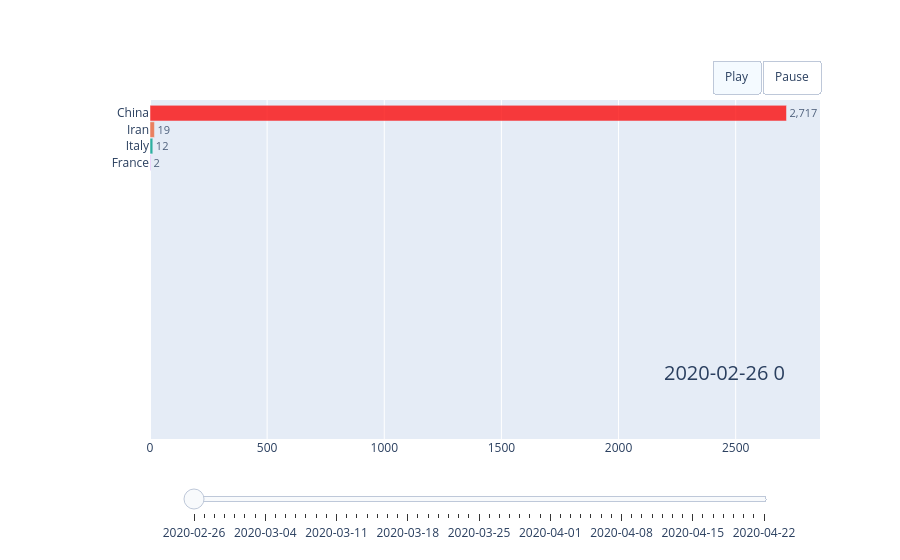

This figure's notebook cell:
### Code cell
import bar_chart_race_modified.bar_chart_race as bcr
import pandas as pd
df = pd.read_csv('./bar_chart_race_modified/data/covid19.csv', index_col='date', parse_dates=True)
bcr = bcr.bar_chart_race_plotly(df, orientation='h', period_length=500)
bcr.make_animation()

### Figure 1 — Plotly figure (JSON) as saved in the notebook; plotly's stock layout.template omitted (floating-point values rounded to 4 significant figures)
{"data": [{"cliponaxis": false, "hovertemplate": "%{y} - %{x:,.0f}<extra></extra>", "insidetextfont": {"size": 12}, "marker": {"color": ["#2E91E5", "#E15F99", "#1CA71C", "#FB0D0D", "#DA16FF", "#222A2A", "#B68100", "#750D86", "#EB663B", "#511CFB", "#00A08B", "#FB00D1", "#FC0080", "#B2828D", "#6C7C32", "#778AAE", "#862A16", "#A777F1", "#620042", "#1616A7"]}, "opacity": 0.8, "orientation": "h", "outsidetextfont": {"size": 12}, "textposition": "outside", "texttemplate": "%{x:,.0f}", "type": "bar", "width": 0.95, "x": [NaN, NaN, NaN, 2717.0, 2.0, NaN, NaN, NaN, 19.0, NaN, 12.0, NaN, NaN, NaN, NaN, NaN, NaN, NaN, NaN, NaN], "y": [NaN, NaN, NaN, 20.0, 17.0, NaN, NaN, NaN, 19.0, NaN, 18.0, NaN, NaN, NaN, NaN, NaN, NaN, NaN, NaN, NaN]}], "layout": {"annotations": [{"font": {"size": 20}, "showarrow": false, "text": "2020-02-26 0", "x": 0.95, "xanchor": "right", "xref": "paper", "y": 0.15, "yref": "paper"}], "margin": {"l": 150}, "showlegend": false, "sliders": [{"active": 0, "currentvalue": {"visible": false}, "len": 0.88, "pad": {"b": 10, "t": 50}, "steps": [{"args": [[0], {"frame": {"duration": 50, "redraw": false}, "fromcurrent": true, "mode": "immediate", "transition": {"duration": 50}}], "label": "2020-02-26", "method": "animate"}, {"args": [[10], {"frame": {"duration": 50, "redraw": false}, "fromcurrent": true, "mode": "immediate", "transition": {"duration": 50}}], "label": "2020-02-27", "method": "animate"}, {"args": [[20], {"frame": {"duration": 50, "redraw": false}, "fromcurrent": true, "mode": "immediate", "transition": {"duration": 50}}], "label": "2020-02-28", "method": "animate"}, {"args": [[30], {"frame": {"duration": 50, "redraw": false}, "fromcurrent": true, "mode": "immediate", "transition": {"duration": 50}}], "label": "2020-02-29", "method": "animate"}, {"args": [[40], {"frame": {"duration": 50, "redraw": false}, "fromcurrent": true, "mode": "immediate", "transition": {"duration": 50}}], "label": "2020-03-01", "method": "animate"}, {"args": [[50], {"frame": {"duration": 50, "redraw": false}, "fromcurrent": true, "mode": "immediate", "transition": {"duration": 50}}], "label": "2020-03-02", "method": "animate"}, {"args": [[60], {"frame": {"duration": 50, "redraw": false}, "fromcurrent": true, "mode": "immediate", "transition": {"duration": 50}}], "label": "2020-03-03", "method": "animate"}, {"args": [[70], {"frame": {"duration": 50, "redraw": false}, "fromcurrent": true, "mode": "immediate", "transition": {"duration": 50}}], "label": "2020-03-04", "method": "animate"}, {"args": [[80], {"frame": {"duration": 50, "redraw": false}, "fromcurrent": true, "mode": "immediate", "transition": {"duration": 50}}], "label": "2020-03-05", "method": "animate"}, {"args": [[90], {"frame": {"duration": 50, "redraw": false}, "fromcurrent": true, "mode": "immediate", "transition": {"duration": 50}}], "label": "2020-03-06", "method": "animate"}, {"args": [[100], {"frame": {"duration": 50, "redraw": false}, "fromcurrent": true, "mode": "immediate", "transition": {"duration": 50}}], "label": "2020-03-07", "method": "animate"}, {"args": [[110], {"frame": {"duration": 50, "redraw": false}, "fromcurrent": true, "mode": "immediate", "transition": {"duration": 50}}], "label": "2020-03-08", "method": "animate"}, {"args": [[120], {"frame": {"duration": 50, "redraw": false}, "fromcurrent": true, "mode": "immediate", "transition": {"duration": 50}}], "label": "2020-03-09", "method": "animate"}, {"args": [[130], {"frame": {"duration": 50, "redraw": false}, "fromcurrent": true, "mode": "immediate", "transition": {"duration": 50}}], "label": "2020-03-10", "method": "animate"}, {"args": [[140], {"frame": {"duration": 50, "redraw": false}, "fromcurrent": true, "mode": "immediate", "transition": {"duration": 50}}], "label": "2020-03-11", "method": "animate"}, {"args": [[150], {"frame": {"duration": 50, "redraw": false}, "fromcurrent": true, "mode": "immediate", "transition": {"duration": 50}}], "label": "2020-03-12", "method": "animate"}, {"args": [[160], {"frame": {"duration": 50, "redraw": false}, "fromcurrent": true, "mode": "immediate", "transition": {"duration": 50}}], "label": "2020-03-13", "method": "animate"}, {"args": [[170], {"frame": {"duration": 50, "redraw": false}, "fromcurrent": true, "mode": "immediate", "transition": {"duration": 50}}], "label": "2020-03-14", "method": "animate"}, {"args": [[180], {"frame": {"duration": 50, "redraw": false}, "fromcurrent": true, "mode": "immediate", "transition": {"duration": 50}}], "label": "2020-03-15", "method": "animate"}, {"args": [[190], {"frame": {"duration": 50, "redraw": false}, "fromcurrent": true, "mode": "immediate", "transition": {"duration": 50}}], "label": "2020-03-16", "method": "animate"}, {"args": [[200], {"frame": {"duration": 50, "redraw": false}, "fromcurrent": true, "mode": "immediate", "transition": {"duration": 50}}], "label": "2020-03-17", "method": "animate"}, {"args": [[210], {"frame": {"duration": 50, "redraw": false}, "fromcurrent": true, "mode": "immediate", "transition": {"duration": 50}}], "label": "2020-03-18", "method": "animate"}, {"args": [[220], {"frame": {"duration": 50, "redraw": false}, "fromcurrent": true, "mode": "immediate", "transition": {"duration": 50}}], "label": "2020-03-19", "method": "animate"}, {"args": [[230], {"frame": {"duration": 50, "redraw": false}, "fromcurrent": true, "mode": "immediate", "transition": {"duration": 50}}], "label": "2020-03-20", "method": "animate"}, {"args": [[240], {"frame": {"duration": 50, "redraw": false}, "fromcurrent": true, "mode": "immediate", "transition": {"duration": 50}}], "label": "2020-03-21", "method": "animate"}, {"args": [[250], {"frame": {"duration": 50, "redraw": false}, "fromcurrent": true, "mode": "immediate", "transition": {"duration": 50}}], "label": "2020-03-22", "method": "animate"}, {"args": [[260], {"frame": {"duration": 50, "redraw": false}, "fromcurrent": true, "mode": "immediate", "transition": {"duration": 50}}], "label": "2020-03-23", "method": "animate"}, {"args": [[270], {"frame": {"duration": 50, "redraw": false}, "fromcurrent": true, "mode": "immediate", "transition": {"duration": 50}}], "label": "2020-03-24", "method": "animate"}, {"args": [[280], {"frame": {"duration": 50, "redraw": false}, "fromcurrent": true, "mode": "immediate", "transition": {"duration": 50}}], "label": "2020-03-25", "method": "animate"}, {"args": [[290], {"frame": {"duration": 50, "redraw": false}, "fromcurrent": true, "mode": "immediate", "transition": {"duration": 50}}], "label": "2020-03-26", "method": "animate"}, {"args": [[300], {"frame": {"duration": 50, "redraw": false}, "fromcurrent": true, "mode": "immediate", "transition": {"duration": 50}}], "label": "2020-03-27", "method": "animate"}, {"args": [[310], {"frame": {"duration": 50, "redraw": false}, "fromcurrent": true, "mode": "immediate", "transition": {"duration": 50}}], "label": "2020-03-28", "method": "animate"}, {"args": [[320], {"frame": {"duration": 50, "redraw": false}, "fromcurrent": true, "mode": "immediate", "transition": {"duration": 50}}], "label": "2020-03-29", "method": "animate"}, {"args": [[330], {"frame": {"duration": 50, "redraw": false}, "fromcurrent": true, "mode": "immediate", "transition": {"duration": 50}}], "label": "2020-03-30", "method": "animate"}, {"args": [[340], {"frame": {"duration": 50, "redraw": false}, "fromcurrent": true, "mode": "immediate", "transition": {"duration": 50}}], "label": "2020-03-31", "method": "animate"}, {"args": [[350], {"frame": {"duration": 50, "redraw": false}, "fromcurrent": true, "mode": "immediate", "transition": {"duration": 50}}], "label": "2020-04-01", "method": "animate"}, {"args": [[360], {"frame": {"duration": 50, "redraw": false}, "fromcurrent": true, "mode": "immediate", "transition": {"duration": 50}}], "label": "2020-04-02", "method": "animate"}, {"args": [[370], {"frame": {"duration": 50, "redraw": false}, "fromcurrent": true, "mode": "immediate", "transition": {"duration": 50}}], "label": "2020-04-03", "method": "animate"}, {"args": [[380], {"frame": {"duration": 50, "redraw": false}, "fromcurrent": true, "mode": "immediate", "transition": {"duration": 50}}], "label": "2020-04-04", "method": "animate"}, {"args": [[390], {"frame": {"duration": 50, "redraw": false}, "fromcurrent": true, "mode": "immediate", "transition": {"duration": 50}}], "label": "2020-04-05", "method": "animate"}, {"args": [[400], {"frame": {"duration": 50, "redraw": false}, "fromcurrent": true, "mode": "immediate", "transition": {"duration": 50}}], "label": "2020-04-06", "method": "animate"}, {"args": [[410], {"frame": {"duration": 50, "redraw": false}, "fromcurrent": true, "mode": "immediate", "transition": {"duration": 50}}], "label": "2020-04-07", "method": "animate"}, {"args": [[420], {"frame": {"duration": 50, "redraw": false}, "fromcurrent": true, "mode": "immediate", "transition": {"duration": 50}}], "label": "2020-04-08", "method": "animate"}, {"args": [[430], {"frame": {"duration": 50, "redraw": false}, "fromcurrent": true, "mode": "immediate", "transition": {"duration": 50}}], "label": "2020-04-09", "method": "animate"}, {"args": [[440], {"frame": {"duration": 50, "redraw": false}, "fromcurrent": true, "mode": "immediate", "transition": {"duration": 50}}], "label": "2020-04-10", "method": "animate"}, {"args": [[450], {"frame": {"duration": 50, "redraw": false}, "fromcurrent": true, "mode": "immediate", "transition": {"duration": 50}}], "label": "2020-04-11", "method": "animate"}, {"args": [[460], {"frame": {"duration": 50, "redraw": false}, "fromcurrent": true, "mode": "immediate", "transition": {"duration": 50}}], "label": "2020-04-12", "method": "animate"}, {"args": [[470], {"frame": {"duration": 50, "redraw": false}, "fromcurrent": true, "mode": "immediate", "transition": {"duration": 50}}], "label": "2020-04-13", "method": "animate"}, {"args": [[480], {"frame": {"duration": 50, "redraw": false}, "fromcurrent": true, "mode": "immediate", "transition": {"duration": 50}}], "label": "2020-04-14", "method": "animate"}, {"args": [[490], {"frame": {"duration": 50, "redraw": false}, "fromcurrent": true, "mode": "immediate", "transition": {"duration": 50}}], "label": "2020-04-15", "method": "animate"}, {"args": [[500], {"frame": {"duration": 50, "redraw": false}, "fromcurrent": true, "mode": "immediate", "transition": {"duration": 50}}], "label": "2020-04-16", "method": "animate"}, {"args": [[510], {"frame": {"duration": 50, "redraw": false}, "fromcurrent": true, "mode": "immediate", "transition": {"duration": 50}}], "label": "2020-04-17", "method": "animate"}, {"args": [[520], {"frame": {"duration": 50, "redraw": false}, "fromcurrent": true, "mode": "immediate", "transition": {"duration": 50}}], "label": "2020-04-18", "method": "animate"}, {"args": [[530], {"frame": {"duration": 50, "redraw": false}, "fromcurrent": true, "mode": "immediate", "transition": {"duration": 50}}], "label": "2020-04-19", "method": "animate"}, {"args": [[540], {"frame": {"duration": 50, "redraw": false}, "fromcurrent": true, "mode": "immediate", "transition": {"duration": 50}}], "label": "2020-04-20", "method": "animate"}, {"args": [[550], {"frame": {"duration": 50, "redraw": false}, "fromcurrent": true, "mode": "immediate", "transition": {"duration": 50}}], "label": "2020-04-21", "method": "animate"}, {"args": [[560], {"frame": {"duration": 50, "redraw": false}, "fromcurrent": true, "mode": "immediate", "transition": {"duration": 50}}], "label": "2020-04-22", "method": "animate"}], "transition": {"duration": 50, "easing": "cubic-in-out"}, "x": 0.05, "xanchor": "left", "y": 0, "yanchor": "top"}], "updatemenus": [{"buttons": [{"args": [null, {"frame": {"duration": 50, "redraw": true}, "fromcurrent": true}], "label": "Play", "method": "animate"}, {"args": [[null], {"frame": {"duration": 0, "redraw": false}, "mode": "immediate", "transition": {"duration": 0}}], "label": "Pause", "method": "animate"}], "direction": "left", "type": "buttons", "x": 1, "xanchor": "right", "y": 1.02, "yanchor": "bottom"}], "xaxis": {"showgrid": true, "type": "linear"}, "yaxis": {"range": [0.2, 20.8], "tickfont": {"size": 12}, "tickmode": "array", "ticktext": ["Belgium", "Brazil", "Canada", "China", "France", "Germany", "India", "Indonesia", "Iran", "Ireland", "Italy", "Mexico", "Netherlands", "Portugal", "Spain", "Sweden", "Switzerland", "Turkey", "USA", "United Kingdom"], "tickvals": [NaN, NaN, NaN, 20.0, 17.0, NaN, NaN, NaN, 19.0, NaN, 18.0, NaN, NaN, NaN, NaN, NaN, NaN, NaN, NaN, NaN]}}}
